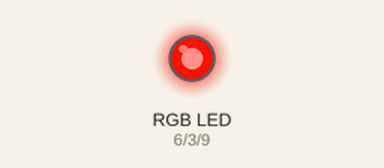
This sketch was run on a simulated Arduino Uno, built with avr-gcc and run on an emulated ATmega328P. Shown: an RGB LED mixed from three pins (HIGH = lit).

Above: at 0.05 s.
At 2.15 s:
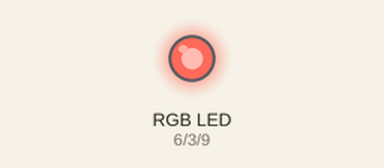
At 3.0 s:
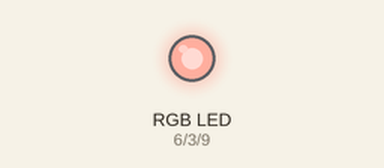
At 4.1 s:
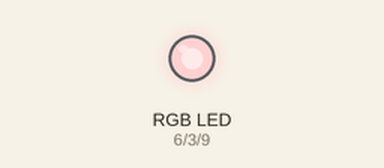
At 6.0 s:
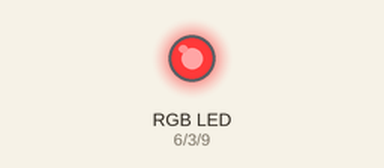
Timing chart, 0 to 6.9 s (numbered marks = the images above):
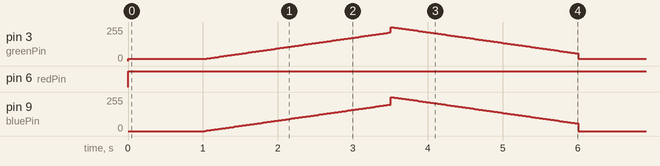

The sketch:

rgb-led-color-switcher.ino
```cpp
int redPin = 6;    // LED connected to digital pin 9
int greenPin = 3;
int bluePin = 9;

void setup()  {
  // nothing happens in setup
}

void rgb(int rLevel, int gLevel, int bLevel) {
 analogWrite(redPin, rLevel);
 analogWrite(greenPin, gLevel);
 analogWrite(bluePin, bLevel);
}

void fade(int fromRed, int fromGreen, int fromBlue, int toRed, int toGreen, int toBlue) {
  int steps = 100;
  int redDelta = toRed - fromRed;
  int greenDelta = toGreen - fromGreen;
  int blueDelta = toBlue - fromBlue;

  int redFactor = redDelta/steps;
  int greenFactor = greenDelta/steps;
  int blueFactor = blueDelta/steps;

  int curRed = fromRed;
  int curGreen = fromGreen;
  int curBlue = fromBlue;

  while (steps > 0) {
     analogWrite(redPin, curRed);
     analogWrite(greenPin, curGreen);
     analogWrite(bluePin, curBlue);

     curRed += redFactor;
     curGreen += greenFactor;
     curBlue += blueFactor;
     steps--;

     delay(25);
  }
}

void loop()  {
  rgb(0xFF,0x10,0);
  delay(1000);
  fade(0xFF,0x10,0, 255, 255, 255);
  fade(255,255,255,0xFF,0x10,0);
  // blue
//  rgb(0,0,255);
//  delay(3000);

  // green
//  rgb(0,255,0);
//  delay(3000);

  // red
//  rgb(255,0,0);
//  delay(3000);
//rgb(255,0,0);
//delay(6000);
//
//rgb(0,255,0);
//delay(3000);
//
//rgb(0,0,255);
//delay(3000);

  // orange
//  rgb(0xFF,0x10,0);
//  delay(3000);

  // purple
//  rgb(50,0,50);
//  delay(3000);

  // yellow
//  rgb(255,125,0);
//  delay(3000);

  // white
//  rgb(255,255,255);
//  delay(3000);


//  rgb(255,255,255);
//  delay(3000);
}
```

Measured:
- by itself, pin 6 (redPin): LOW → HIGH at 0.00 s
